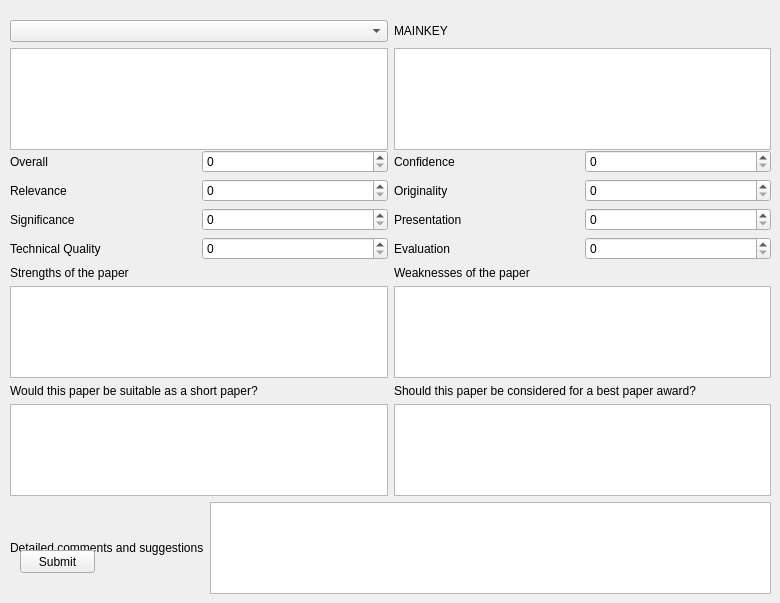
      <widget class="QWidget" name="reviewTab">
       <attribute name="title">
        <string>Review</string>
       </attribute>
       <widget class="QWidget" name="verticalLayoutWidget_7">
        <property name="geometry">
         <rect>
          <x>10</x>
          <y>150</y>
          <width>761</width>
          <height>444</height>
         </rect>
        </property>
        <layout class="QVBoxLayout" name="verticalLayout_7">
         <item>
          <layout class="QHBoxLayout" name="horizontalLayout_11">
           <item>
            <widget class="QLabel" name="label_11">
             <property name="text">
              <string>Overall</string>
             </property>
            </widget>
           </item>
           <item>
            <widget class="QSpinBox" name="overall"/>
           </item>
           <item>
            <widget class="QLabel" name="label_12">
             <property name="text">
              <string>Confidence</string>
             </property>
            </widget>
           </item>
           <item>
            <widget class="QSpinBox" name="confidence"/>
           </item>
          </layout>
         </item>
         <item>
          <layout class="QHBoxLayout" name="horizontalLayout_12">
           <item>
            <widget class="QLabel" name="label_13">
             <property name="text">
              <string>Relevance</string>
             </property>
            </widget>
           </item>
           <item>
            <widget class="QSpinBox" name="relevance"/>
           </item>
           <item>
            <widget class="QLabel" name="label_14">
             <property name="text">
              <string>Originality</string>
             </property>
            </widget>
           </item>
           <item>
            <widget class="QSpinBox" name="originality"/>
           </item>
          </layout>
         </item>
         <item>
          <layout class="QHBoxLayout" name="horizontalLayout_13">
           <item>
            <widget class="QLabel" name="label_15">
             <property name="text">
              <string>Significance</string>
             </property>
            </widget>
           </item>
           <item>
            <widget class="QSpinBox" name="significance"/>
           </item>
           <item>
            <widget class="QLabel" name="label_16">
             <property name="text">
              <string>Presentation</string>
             </property>
            </widget>
           </item>
           <item>
            <widget class="QSpinBox" name="presentation"/>
           </item>
          </layout>
         </item>
         <item>
          <layout class="QHBoxLayout" name="horizontalLayout_14">
           <item>
            <widget class="QLabel" name="label_17">
             <property name="text">
              <string>Technical Quality</string>
             </property>
            </widget>
           </item>
           <item>
            <widget class="QSpinBox" name="techQuality"/>
           </item>
           <item>
            <widget class="QLabel" name="label_18">
             <property name="text">
              <string>Evaluation</string>
             </property>
            </widget>
           </item>
           <item>
            <widget class="QSpinBox" name="evaluation"/>
           </item>
          </layout>
         </item>
         <item>
          <layout class="QHBoxLayout" name="horizontalLayout_15">
           <item>
            <widget class="QLabel" name="label_19">
             <property name="text">
              <string>Strengths of the paper</string>
             </property>
            </widget>
           </item>
           <item>
            <widget class="QLabel" name="label_20">
             <property name="text">
              <string>Weaknesses of the paper</string>
             </property>
            </widget>
           </item>
          </layout>
         </item>
         <item>
          <layout class="QHBoxLayout" name="horizontalLayout_16">
           <item>
            <widget class="QTextEdit" name="commentsStrengths"/>
           </item>
           <item>
            <widget class="QTextEdit" name="commentsWeaknesses"/>
           </item>
          </layout>
         </item>
         <item>
          <layout class="QHBoxLayout" name="horizontalLayout_17">
           <item>
            <widget class="QLabel" name="label_21">
             <property name="text">
              <string>Would this paper be suitable as a short paper?</string>
             </property>
            </widget>
           </item>
           <item>
            <widget class="QLabel" name="label_22">
             <property name="text">
              <string>Should this paper be considered for a best paper award?</string>
             </property>
            </widget>
           </item>
          </layout>
         </item>
         <item>
          <layout class="QHBoxLayout" name="horizontalLayout_18">
           <item>
            <widget class="QTextEdit" name="commentsShortPaper"/>
           </item>
           <item>
            <widget class="QTextEdit" name="commentsBestAward"/>
           </item>
          </layout>
         </item>
         <item>
          <layout class="QHBoxLayout" name="horizontalLayout_19">
           <item>
            <widget class="QLabel" name="label_23">
             <property name="text">
              <string>Detailed comments and suggestions</string>
             </property>
            </widget>
           </item>
           <item>
            <widget class="QTextEdit" name="commentsSuggestions">
             <property name="html">
              <string>&lt;!DOCTYPE HTML PUBLIC &quot;-//W3C//DTD HTML 4.0//EN&quot; &quot;http://www.w3.org/TR/REC-html40/strict.dtd&quot;&gt;
&lt;html&gt;&lt;head&gt;&lt;meta name=&quot;qrichtext&quot; content=&quot;1&quot; /&gt;&lt;style type=&quot;text/css&quot;&gt;
p, li { white-space: pre-wrap; }
&lt;/style&gt;&lt;/head&gt;&lt;body style=&quot; font-family:'Ubuntu'; font-size:11pt; font-weight:400; font-style:normal;&quot;&gt;
&lt;p style=&quot;-qt-paragraph-type:empty; margin-top:0px; margin-bottom:0px; margin-left:0px; margin-right:0px; -qt-block-indent:0; text-indent:0px;&quot;&gt;&lt;br /&gt;&lt;/p&gt;&lt;/body&gt;&lt;/html&gt;</string>
             </property>
            </widget>
           </item>
          </layout>
         </item>
        </layout>
       </widget>
       <widget class="QWidget" name="gridLayoutWidget">
        <property name="geometry">
         <rect>
          <x>10</x>
          <y>20</y>
          <width>761</width>
          <height>130</height>
         </rect>
        </property>
        <layout class="QGridLayout" name="gridLayout">
         <item row="0" column="0">
          <widget class="QComboBox" name="selectPaperReview"/>
         </item>
         <item row="1" column="1">
          <widget class="QListWidget" name="paperKeyListReview"/>
         </item>
         <item row="1" column="0">
          <widget class="QTextBrowser" name="paperAbstractReview"/>
         </item>
         <item row="0" column="1">
          <widget class="QLabel" name="mainKey">
           <property name="text">
            <string>MAINKEY</string>
           </property>
          </widget>
         </item>
        </layout>
       </widget>
       <widget class="QPushButton" name="submitReview">
        <property name="geometry">
         <rect>
          <x>20</x>
          <y>550</y>
          <width>75</width>
          <height>23</height>
         </rect>
        </property>
        <property name="text">
         <string>Submit</string>
        </property>
       </widget>
      </widget>
